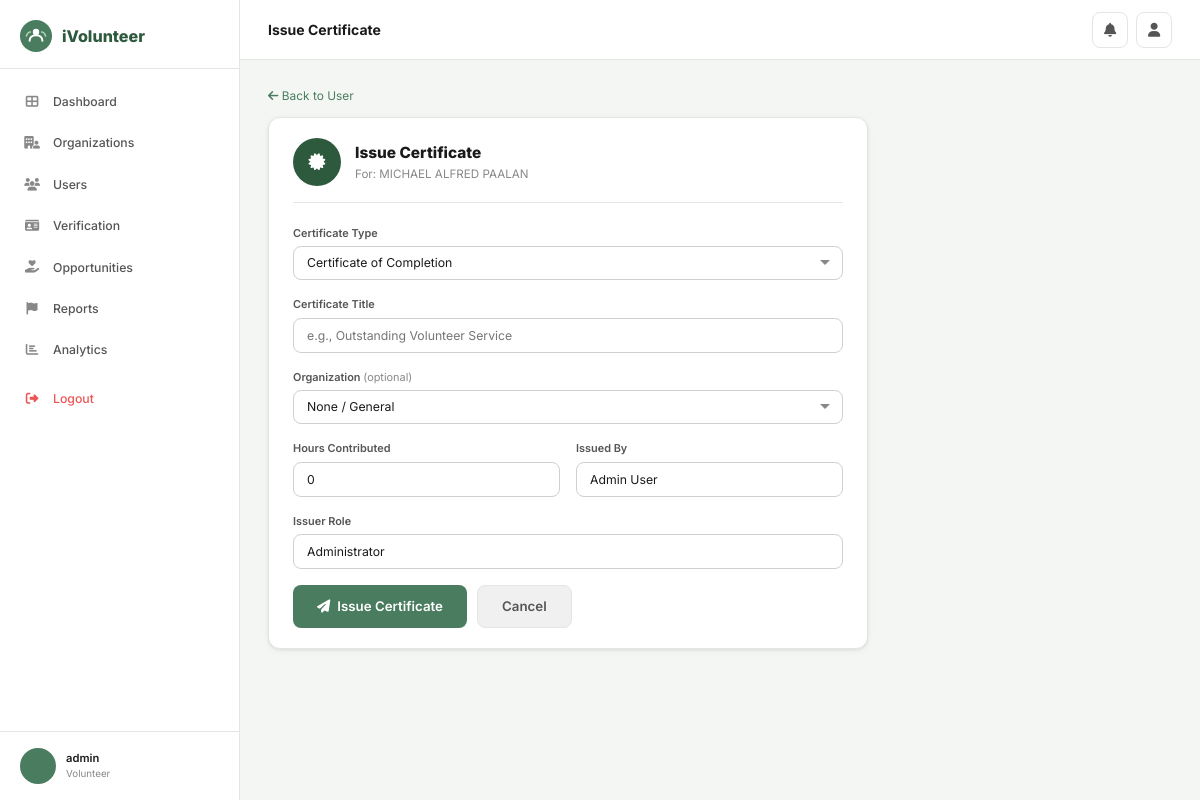
Screenshot of /admin-panel/users/9/certificate/ (signed in) with the database file from the repository.
### core/models.py (models this page shows, shortened)
class User(AbstractUser):
    ROLE_CHOICES = [('volunteer','Volunteer'),('organization','Organization'),('admin','Admin')]
    STATUS_CHOICES = [('active','Active'),('pending','Pending'),('suspended','Suspended'),('inactive','Inactive')]
    role = models.CharField(max_length=20, choices=ROLE_CHOICES, default='volunteer')
    phone_number = models.CharField(max_length=20, blank=True)
    profile_picture = models.ImageField(upload_to='profile_pics/', blank=True, null=True)
    location = models.CharField(max_length=200, blank=True)
    status = models.CharField(max_length=20, choices=STATUS_CHOICES, default='active')
    is_verified = models.BooleanField(default=False)

### core/views.py (the view, shortened to what this page needs)
# urls.py: path('admin-panel/users/<int:user_pk>/certificate/', views.create_certificate, name='create_certificate'),
@login_required
def create_certificate(request, user_pk):
    if not is_admin(request.user): return redirect('home')
    target = get_object_or_404(User, pk=user_pk)
    return render(request, 'core/create_certificate.html', {
        'target': target, 'orgs': Organization.objects.all(), 'cert_types': Certificate.CERT_TYPES})

### core/views.py (called while the page is built)
def is_admin(u): return u.is_authenticated and (u.role == 'admin' or u.is_superuser)

### core/templates/core/create_certificate.html (shortened to what this page needs)
{% extends 'core/base.html' %}
{% block page_title %}Issue Certificate{% endblock %}
{% block content %}
<div style="margin-bottom:12px"><a href="{% url 'admin_user_detail' target.pk %}" style="color:#4a7c5f;font-size:.85rem"><i class="fas fa-arrow-left"></i> Back to User</a></div>
<div style="max-width:600px">
  <div class="card">
    <div class="card-body">
      <div style="display:flex;align-items:center;gap:14px;margin-bottom:22px;padding-bottom:16px;border-bottom:1px solid #e5e5e5">
        <div style="width:48px;height:48px;border-radius:50%;background:#2d5a3d;color:#fff;display:flex;align-items:center;justify-content:center;font-size:1.2rem"><i class="fas fa-certificate"></i></div>
        <div>
          <h2 style="font-size:1.1rem;font-weight:800">Issue Certificate</h2>
          <div style="font-size:.83rem;color:#888;margin-top:2px">For: {{ target.get_full_name|default:target.username }}</div>
        </div>
      </div>
      <form method="post">
        <div class="form-group"><label class="form-label">Certificate Type</label>
          <select name="cert_type" class="form-control" required>
            {% for val,label in cert_types %}<option value="{{ val }}">{{ label }}</option>{% endfor %}
          </select>
        </div>
        <div class="form-group"><label class="form-label">Certificate Title</label><input type="text" name="template_title" class="form-control" placeholder="e.g., Outstanding Volunteer Service" required></div>
        <div class="form-group"><label class="form-label">Organization <span style="color:#888;font-weight:400">(optional)</span></label>
          <select name="organization" class="form-control">
            <option value="">None / General</option>
          </select>
        </div>
        <div class="form-row">
          <div class="form-group"><label class="form-label">Hours Contributed</label><input type="number" name="hours" class="form-control" value="0" min="0"></div>
          <div class="form-group"><label class="form-label">Issued By</label><input type="text" name="issued_by" class="form-control" value="Admin User"></div>
        </div>
        <div class="form-group"><label class="form-label">Issuer Role</label><input type="text" name="issued_role" class="form-control" value="Administrator"></div>
        <div style="display:flex;gap:10px;margin-top:8px">
          <button type="submit" class="btn btn-green btn-lg"><i class="fas fa-paper-plane"></i> Issue Certificate</button>
          <a href="{% url 'admin_user_detail' target.pk %}" class="btn btn-grey btn-lg">Cancel</a>
        </div>
      </form>
    </div>
  </div>
</div>
{% endblock %}

### core/templates/core/base.html (shortened to what this page needs)
<!DOCTYPE html>
<html lang="en">
<head>
<link rel="stylesheet" href="https://cdnjs.cloudflare.com/ajax/libs/font-awesome/6.5.0/css/all.min.css">
{% load static %}
</head>
<body>
{% block full_page %}
<div class="layout">
  {% if user.is_authenticated %}
  <aside class="sidebar">
    <div class="sidebar-logo">
      <span class="sidebar-logo-text">iVolunteer</span>
    </div>
    <nav class="sidebar-nav">
      {% if user.role == 'admin' or user.is_superuser %}
        <a href="{% url 'admin_dashboard' %}" class="nav-item {% if request.resolver_match.url_name == 'admin_dashboard' %}active{% endif %}">
          <i class="fas fa-th-large"></i> Dashboard
        </a>
        <a href="{% url 'admin_organizations' %}" class="nav-item {% if 'admin_org' in request.resolver_match.url_name %}active{% endif %}">
          <i class="fas fa-building-user"></i> Organizations
        </a>
        <a href="{% url 'admin_users' %}" class="nav-item {% if 'admin_user' in request.resolver_match.url_name %}active{% endif %}">
          <i class="fas fa-users"></i> Users
        </a>
        <a href="{% url 'admin_verification' %}" class="nav-item {% if 'verification' in request.resolver_match.url_name %}active{% endif %}">
          <i class="fas fa-id-card"></i> Verification
        </a>
        <a href="{% url 'admin_opportunities' %}" class="nav-item {% if 'admin_opportunities' in request.resolver_match.url_name %}active{% endif %}">
          <i class="fas fa-hand-holding-heart"></i> Opportunities
        </a>
        <a href="{% url 'admin_reports' %}" class="nav-item {% if 'report' in request.resolver_match.url_name %}active{% endif %}">
          <i class="fas fa-flag"></i> Reports
        </a>
        <a href="{% url 'admin_analytics' %}" class="nav-item {% if 'analytics' in request.resolver_match.url_name %}active{% endif %}">
          <i class="fas fa-chart-bar"></i> Analytics
        </a>
      {% endif %}
      <a href="{% url 'logout' %}" class="nav-item nav-logout" style="margin-top:8px">
        <i class="fas fa-sign-out-alt"></i> Logout
      </a>
    </nav>
    <div class="sidebar-footer">
      <div class="sidebar-user">
        <div class="s-avatar">
        </div>
        <div>
          <div class="s-user-name">{{ user.get_full_name|default:user.username }}</div>
          <div class="s-user-role">{{ user.get_role_display }}</div>
        </div>
      </div>
    </div>
  </aside>
  {% endif %}
  <main class="main">
    {% if user.is_authenticated %}
    <header class="topbar">
      <span class="topbar-title">{% block page_title %}{% endblock %}</span>
      <div class="topbar-right">
        <a href="{% url 'notifications' %}" class="icon-btn" title="Notifications">
          <i class="fas fa-bell"></i>
        </a>
        {% if user.role == 'volunteer' %}
        <a href="{% url 'vol_profile' %}" class="icon-btn"><i class="fas fa-user"></i></a>
        {% elif user.role == 'organization' %}
        <a href="{% url 'org_profile' %}" class="icon-btn"><i class="fas fa-building"></i></a>
        {% endif %}
      </div>
    </header>
    {% endif %}
    <div class="content">
      {% block content %}{% endblock %}
    </div>
  </main>
</div>
{% endblock full_page %}
</body>
</html>

### core/templates/core/base.html (style rules this page uses)
:root { --green:#4a7c5f;--green-dark:#2d5a3d;--green-mid:#3d6b50;--green-light:#e8f5ee; --green-btn:#4a7c5f;--accent:#f0a500; --sidebar-bg:#fff;--sidebar-w:240px; --text:#1a1a1a;--text-2:#555;--text-3:#888; --bg:#f4f6f4;--white:#fff; --border:#e5e5e5;--border-2:#d0d0d0; --radius:12px;--radius-sm:8px; --shadow:0 1px 3px rgba(0,0,0,.08),0 2px 8px rgba(0,0,0,.04); --shadow-md:0 4px 16px rgba(0,0,0,.1); }
*,*::before,*::after { box-sizing:border-box;margin:0;padding:0 }
html { font-size:14px }
body { font-family:'Inter',sans-serif;background:var(--bg);color:var(--text);line-height:1.5 }
a { color:inherit;text-decoration:none }
button,input,select,textarea { font-family:inherit }
.layout { display:flex;min-height:100vh }
.sidebar { width:var(--sidebar-w);background:var(--white);border-right:1px solid var(--border);position:fixed;top:0;left:0;bottom:0;display:flex;flex-direction:column;overflow-y:auto;z-index:200 }
.sidebar-logo { padding:20px 20px 16px;display:flex;align-items:center;gap:10px;border-bottom:1px solid var(--border) }
.sidebar-logo-text { font-size:1.15rem;font-weight:800;color:var(--green-dark) }
.sidebar-nav { flex:1;padding:12px 0 }
.nav-item { display:flex;align-items:center;gap:12px;padding:11px 20px;color:var(--text-2);font-size:.875rem;font-weight:500;cursor:pointer;transition:.15s;border-left:3px solid transparent;margin:1px 0 }
.nav-item i { width:18px;text-align:center;color:var(--text-3);font-size:.9rem }
.nav-logout { color:#e55;margin-top:auto }
.nav-logout i { color:#e55 }
.sidebar-footer { padding:16px 20px;border-top:1px solid var(--border) }
.sidebar-user { display:flex;align-items:center;gap:10px }
.s-avatar { width:36px;height:36px;border-radius:50%;background:var(--green);color:#fff;display:flex;align-items:center;justify-content:center;font-weight:700;font-size:.8rem;flex-shrink:0;overflow:hidden }
.s-user-name { font-size:.8rem;font-weight:600;color:var(--text) }
.s-user-role { font-size:.7rem;color:var(--text-3) }
.main { margin-left:var(--sidebar-w);flex:1;display:flex;flex-direction:column }
.topbar { background:var(--white);border-bottom:1px solid var(--border);height:60px;display:flex;align-items:center;justify-content:space-between;padding:0 28px;position:sticky;top:0;z-index:100 }
.topbar-title { font-size:1rem;font-weight:700;color:var(--text) }
.topbar-right { display:flex;align-items:center;gap:8px }
.icon-btn { width:36px;height:36px;border-radius:8px;border:1px solid var(--border);background:var(--white);display:flex;align-items:center;justify-content:center;color:var(--text-2);cursor:pointer;transition:.15s;position:relative }
.content { padding:24px 28px;flex:1;max-width:1180px;width:100% }
.card { background:var(--white);border-radius:var(--radius);border:1px solid var(--border);box-shadow:var(--shadow) }
.card-body { padding:20px 24px }
.btn { display:inline-flex;align-items:center;gap:7px;padding:9px 20px;border-radius:8px;font-size:.85rem;font-weight:600;cursor:pointer;border:none;transition:.15s;line-height:1.3 }
.btn-green { background:var(--green-btn);color:#fff }
.btn-grey { background:#f0f0f0;color:var(--text-2);border:1px solid var(--border) }
.btn-lg { padding:12px 24px;font-size:.95rem }
.form-group { margin-bottom:16px }
.form-label { display:block;font-size:.78rem;font-weight:600;color:var(--text-2);margin-bottom:5px }
.form-control { width:100%;padding:9px 13px;border:1.5px solid var(--border-2);border-radius:var(--radius-sm);font-size:.875rem;color:var(--text);background:var(--white);outline:none;transition:.15s }
select.form-control { appearance:none;background-repeat:no-repeat;background-position:right 12px center;padding-right:32px }
.form-row { display:grid;grid-template-columns:1fr 1fr;gap:16px }

### rows the page displays
User: get_full_name "admin", role "Volunteer"
User: get_full_name "MICHAEL ALFRED PAALAN"

### other values shown
form field cert_type "Certificate of Completion"
